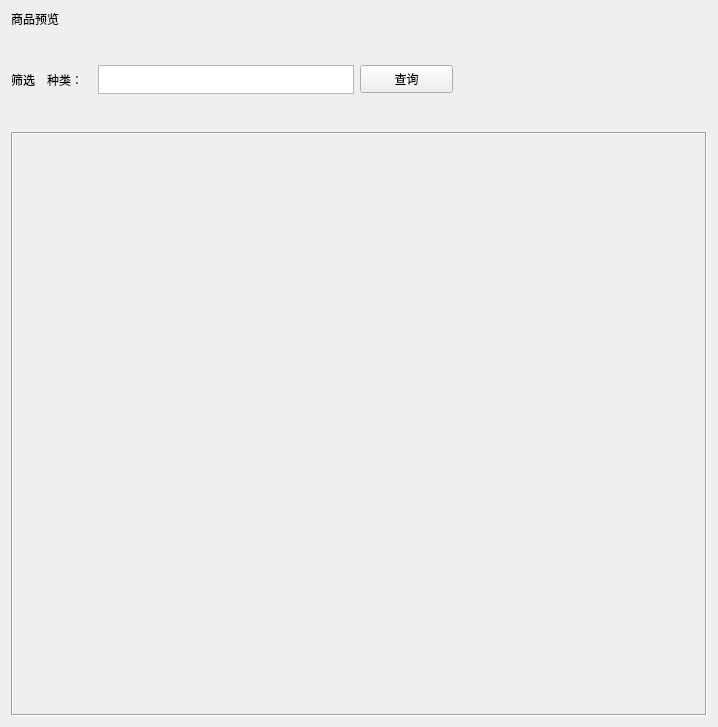
<?xml version="1.0" encoding="UTF-8"?>
<ui version="4.0">
 <class>Form</class>
 <widget class="QWidget" name="Form">
  <property name="geometry">
   <rect>
    <x>0</x>
    <y>0</y>
    <width>718</width>
    <height>727</height>
   </rect>
  </property>
  <property name="windowTitle">
   <string>Form</string>
  </property>
  <layout class="QVBoxLayout" name="verticalLayout" stretch="0,0,10000">
   <item>
    <widget class="QLabel" name="label">
     <property name="minimumSize">
      <size>
       <width>81</width>
       <height>16</height>
      </size>
     </property>
     <property name="maximumSize">
      <size>
       <width>81</width>
       <height>16</height>
      </size>
     </property>
     <property name="text">
      <string>商品预览</string>
     </property>
    </widget>
   </item>
   <item>
    <layout class="QHBoxLayout" name="horizontalLayout">
     <item>
      <layout class="QVBoxLayout" name="verticalLayoutShaiixuan">
       <item>
        <spacer name="verticalSpacer_2">
         <property name="orientation">
          <enum>Qt::Vertical</enum>
         </property>
         <property name="sizeHint" stdset="0">
          <size>
           <width>20</width>
           <height>40</height>
          </size>
         </property>
        </spacer>
       </item>
       <item>
        <widget class="QLabel" name="label_2">
         <property name="minimumSize">
          <size>
           <width>30</width>
           <height>13</height>
          </size>
         </property>
         <property name="maximumSize">
          <size>
           <width>30</width>
           <height>13</height>
          </size>
         </property>
         <property name="text">
          <string>筛选</string>
         </property>
        </widget>
       </item>
       <item>
        <spacer name="verticalSpacer">
         <property name="orientation">
          <enum>Qt::Vertical</enum>
         </property>
         <property name="sizeHint" stdset="0">
          <size>
           <width>20</width>
           <height>40</height>
          </size>
         </property>
        </spacer>
       </item>
      </layout>
     </item>
     <item>
      <layout class="QVBoxLayout" name="verticalLayoutZhonglei">
       <item>
        <spacer name="verticalSpacer_3">
         <property name="orientation">
          <enum>Qt::Vertical</enum>
         </property>
         <property name="sizeHint" stdset="0">
          <size>
           <width>20</width>
           <height>40</height>
          </size>
         </property>
        </spacer>
       </item>
       <item>
        <widget class="QLabel" name="label_3">
         <property name="minimumSize">
          <size>
           <width>45</width>
           <height>13</height>
          </size>
         </property>
         <property name="maximumSize">
          <size>
           <width>45</width>
           <height>13</height>
          </size>
         </property>
         <property name="text">
          <string>种类：</string>
         </property>
        </widget>
       </item>
       <item>
        <spacer name="verticalSpacer_4">
         <property name="orientation">
          <enum>Qt::Vertical</enum>
         </property>
         <property name="sizeHint" stdset="0">
          <size>
           <width>20</width>
           <height>40</height>
          </size>
         </property>
        </spacer>
       </item>
      </layout>
     </item>
     <item>
      <widget class="QPlainTextEdit" name="plainTextEdit">
       <property name="minimumSize">
        <size>
         <width>256</width>
         <height>29</height>
        </size>
       </property>
       <property name="maximumSize">
        <size>
         <width>256</width>
         <height>29</height>
        </size>
       </property>
      </widget>
     </item>
     <item>
      <widget class="QPushButton" name="pushButtonSerch">
       <property name="minimumSize">
        <size>
         <width>93</width>
         <height>28</height>
        </size>
       </property>
       <property name="maximumSize">
        <size>
         <width>93</width>
         <height>28</height>
        </size>
       </property>
       <property name="text">
        <string>查询</string>
       </property>
      </widget>
     </item>
     <item>
      <spacer name="horizontalSpacer">
       <property name="orientation">
        <enum>Qt::Horizontal</enum>
       </property>
       <property name="sizeHint" stdset="0">
        <size>
         <width>120</width>
         <height>20</height>
        </size>
       </property>
      </spacer>
     </item>
    </layout>
   </item>
   <item>
    <widget class="QScrollArea" name="scrollArea">
     <property name="enabled">
      <bool>true</bool>
     </property>
     <property name="frameShape">
      <enum>QFrame::Box</enum>
     </property>
     <property name="verticalScrollBarPolicy">
      <enum>Qt::ScrollBarAsNeeded</enum>
     </property>
     <property name="horizontalScrollBarPolicy">
      <enum>Qt::ScrollBarAsNeeded</enum>
     </property>
     <property name="widgetResizable">
      <bool>false</bool>
     </property>
     <widget class="QWidget" name="scrollAreaWidgetContents">
      <property name="geometry">
       <rect>
        <x>0</x>
        <y>0</y>
        <width>369</width>
        <height>559</height>
       </rect>
      </property>
     </widget>
    </widget>
   </item>
  </layout>
 </widget>
 <resources/>
 <connections/>
</ui>
